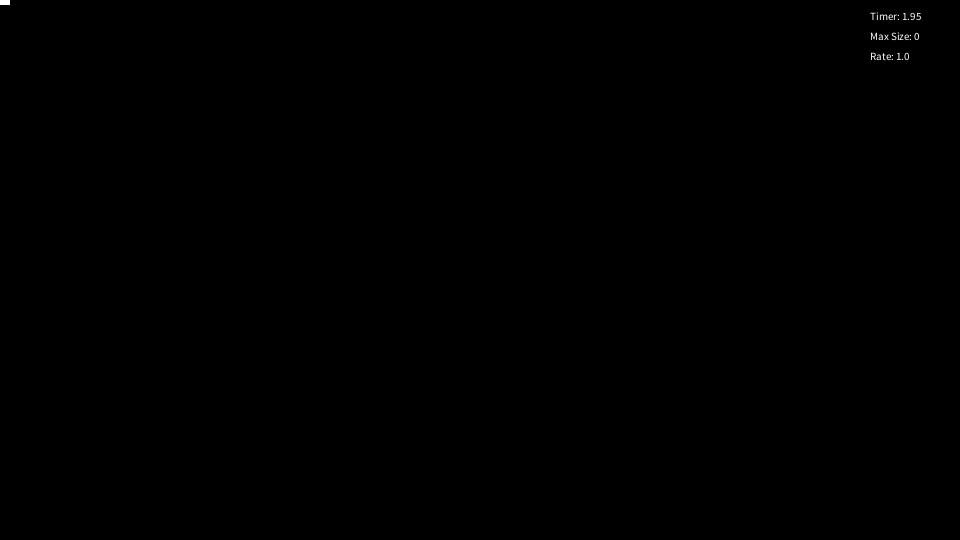
Frame 1 (no input)
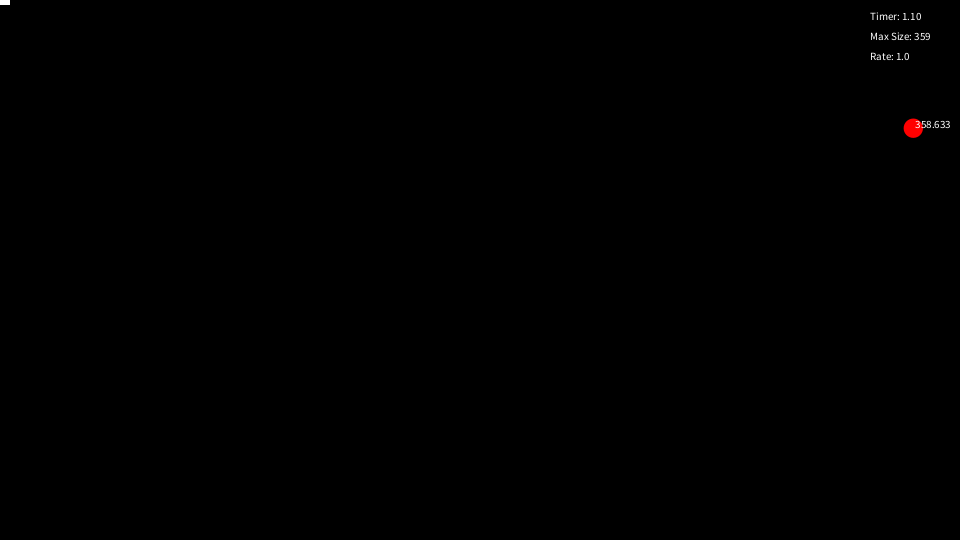
Frame 60 (the mouse pressed at the canvas centre just before this capture)
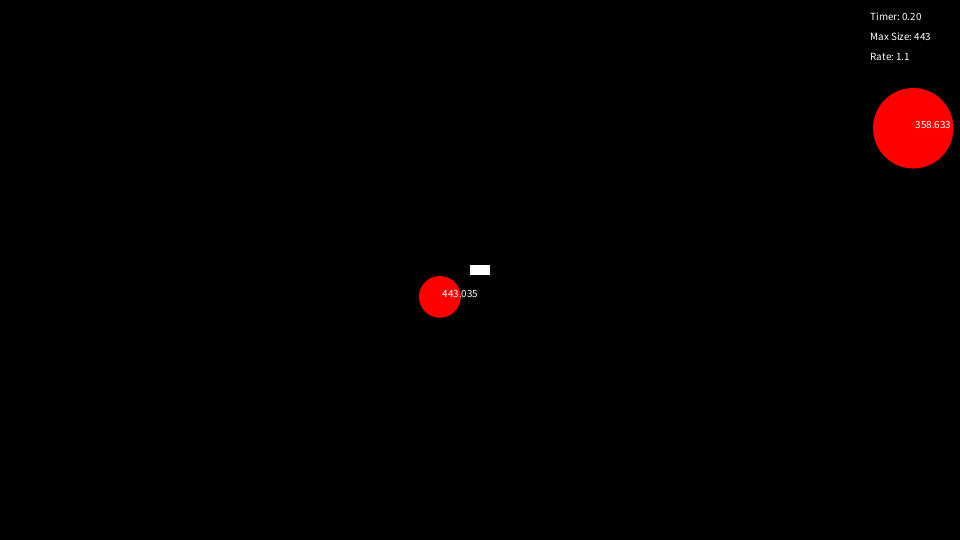
Frame 120 (the mouse held since frame 60 and released just before this capture)

The Processing sketch that drew these frames (run headless with seeded random() and noise(); from frame 60 on, the mouse is pressed at the canvas centre):

// Processing sketch: processing_149299
// ── processing_149299.pde

//Ship follows finger through explosions
ArrayList <Explosion> explosions;

float exSize = 1;
float timer = 2;
float timerSub = 0.05;
float grow = 1;
float maxGrow;
float rX;
float rY;
float tempX = 100;
float tempY = 100;
boolean lose;
int score = 0;

void setup(){
  size(960,540);
  explosions = new ArrayList <Explosion>();
  noCursor();
}

void draw(){
  rectMode(CENTER);
  background(0);
  fill(255);
  rect(mouseX,mouseY,20,10);
  //Explosion creation
  if (timer <= 0){
    maxGrow = random(100,500);
    grow = random(0.5,2.5);
    rX = random(width);
    rY = random(height);
    explosions.add(new Explosion(rX,rY,exSize,maxGrow,grow));
    score += 1;
    timer = 2;
  }else{
    timer -= timerSub;
  }
  //Explosions Reactions
  for (int i = 0; i < explosions.size(); i++){
    Explosion p = explosions.get(i);
    p.place();
    p.boom();
    
    if (p.isDead()){
      explosions.remove(i);
    }
      
    if (p.collide()){
      text("Dead",900,80);
      lose = true;
    }
  }
   if (lose == true){
    fill(255);
    rect(height/2,width/2,9600,5400);
    fill(0);
    textSize(60);
    text("You Lose",350,250);
    textSize(30);
    text("Click to restart",370,300);
    text("Your Score:" + " " + score, 380, 350);
    timerSub = 0;
    //Clear the map
    for (int i = 0; i < explosions.size(); i++){
      explosions.remove(i);
    }
   }
  //Text for testing purposes
  fill(255);
  textSize(11);
  String timerS = String.format("%.2f", timer);
  String maxGrowS = String.format("%.0f", maxGrow);
  String growS = String.format("%.1f", grow);
  text("Timer:" + " " + timerS,870,20);
  text("Max Size:" + " " + maxGrowS,870,40);
  text("Rate:" + " " + growS,870,60);
}
void mousePressed(){
  /*Testing
  maxGrow = random(100,500);
  grow = random(0.5,2.5);
  rX = random(width);
  rY = random(height);
  explosions.add(new Explosion(rX,rY,size,maxGrow,grow));
  */
  lose = false;
  textSize(11);
  timerSub = 0.05;
}

class Explosion{
  float eX;
  float eY;
  float eSize;
  float eMax;
  float lifespan;
  float growSpeed;
  
  Explosion(float _eX, float _eY, float _eSize, float _max, float _growSpeed){
    eX = _eX;
    eY = _eY;
    eSize = _eSize;
    eMax = _max;
    lifespan = 255;
    growSpeed = _growSpeed;
  }
  
  void place(){
    fill(255,0,0,lifespan);
    noStroke();
    ellipse(eX,eY,eSize,eSize);
    fill(255);
    text(eMax,eX,eY);
  }
  
  void boom(){
    eSize += growSpeed;
    //lifespan -=(255/max);
  }
  
  boolean isDead(){
    if (eSize >= eMax){
      return true;
    }else{
      return false;
    }
  }
  
  boolean collide(){
    float dx = eX - mouseX;
    float dy = eY - mouseY;
    float distance = sqrt(dx*dx + dy*dy);
    float minDist = (eSize/2) + 10;
    if (distance <= minDist){
      return true;
    }else{
      return false;
    }
  }
}
